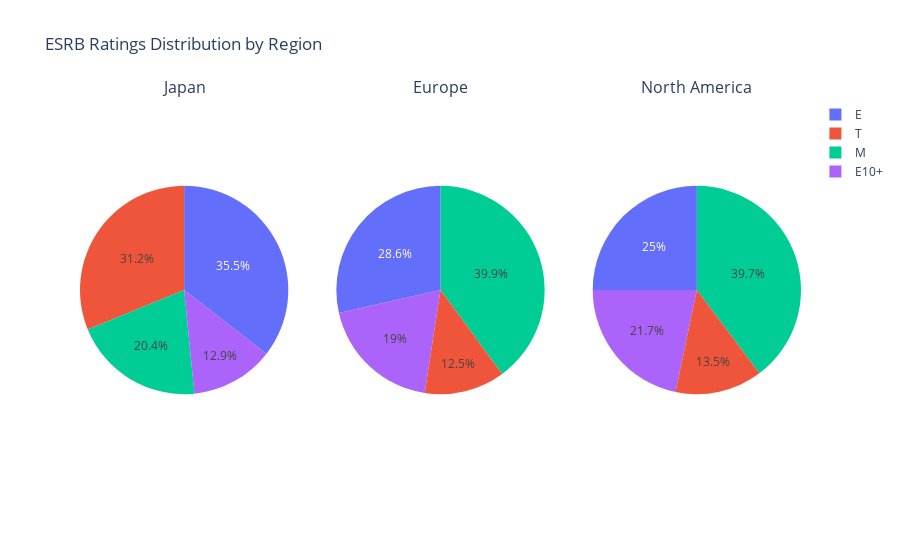

Write notebook code for a chart like this one.
### Code cell
# Convert avg_by_rating_region en 3 dataframes individuales
naesrb_sort = avg_by_rating_region[['rating', 'na_sales_avg']].rename(columns={'na_sales_avg': 'na_sales'})
euesrb_sort = avg_by_rating_region[['rating', 'eu_sales_avg']].rename(columns={'eu_sales_avg': 'eu_sales'})
jpesrb_sort = avg_by_rating_region[['rating', 'jp_sales_avg']].rename(columns={'jp_sales_avg': 'jp_sales'})

# Crear los gráficos de pastel
fig_jp = px.pie(jpesrb_sort, values='jp_sales', names='rating', title='ESRB - Japan')
fig_eu = px.pie(euesrb_sort, values='eu_sales', names='rating', title='ESRB - Europe')
fig_na = px.pie(naesrb_sort, values='na_sales', names='rating', title='ESRB - North America')

# Crear subplots y combinarlos

fig = make_subplots(
    rows=1,
    cols=3,
    specs=[[{'type': 'domain'}, {'type': 'domain'}, {'type': 'domain'}]],
    subplot_titles=['Japan', 'Europe', 'North America']
)

fig.add_trace(fig_jp.data[0], row=1, col=1)
fig.add_trace(fig_eu.data[0], row=1, col=2)
fig.add_trace(fig_na.data[0], row=1, col=3)

fig.update_layout(
    title_text="ESRB Ratings Distribution by Region",
    showlegend=True
)

fig.show()

### Figure 1 — Plotly figure (JSON) as saved in the notebook; plotly's stock layout.template omitted (floating-point values rounded to 4 significant figures)
{"data": [{"domain": {"x": [0, 0.2889], "y": [0, 1]}, "hovertemplate": "rating=%{label}<br>jp_sales=%{value}<extra></extra>", "labels": ["E", "E10+", "M", "T"], "legendgroup": "", "name": "", "showlegend": true, "type": "pie", "values": [0.08286, 0.03023, 0.04762, 0.07285]}, {"domain": {"x": [0.3556, 0.6444], "y": [0, 1]}, "hovertemplate": "rating=%{label}<br>eu_sales=%{value}<extra></extra>", "labels": ["E", "E10+", "M", "T"], "legendgroup": "", "name": "", "showlegend": true, "type": "pie", "values": [0.3022, 0.2014, 0.4224, 0.1324]}, {"domain": {"x": [0.7111, 1], "y": [0, 1]}, "hovertemplate": "rating=%{label}<br>na_sales=%{value}<extra></extra>", "labels": ["E", "E10+", "M", "T"], "legendgroup": "", "name": "", "showlegend": true, "type": "pie", "values": [0.3234, 0.2808, 0.514, 0.1751]}], "layout": {"annotations": [{"font": {"size": 16}, "showarrow": false, "text": "Japan", "x": 0.1444, "xanchor": "center", "xref": "paper", "y": 1, "yanchor": "bottom", "yref": "paper"}, {"font": {"size": 16}, "showarrow": false, "text": "Europe", "x": 0.5, "xanchor": "center", "xref": "paper", "y": 1, "yanchor": "bottom", "yref": "paper"}, {"font": {"size": 16}, "showarrow": false, "text": "North America", "x": 0.8556, "xanchor": "center", "xref": "paper", "y": 1, "yanchor": "bottom", "yref": "paper"}], "showlegend": true, "title": {"text": "ESRB Ratings Distribution by Region"}}}
